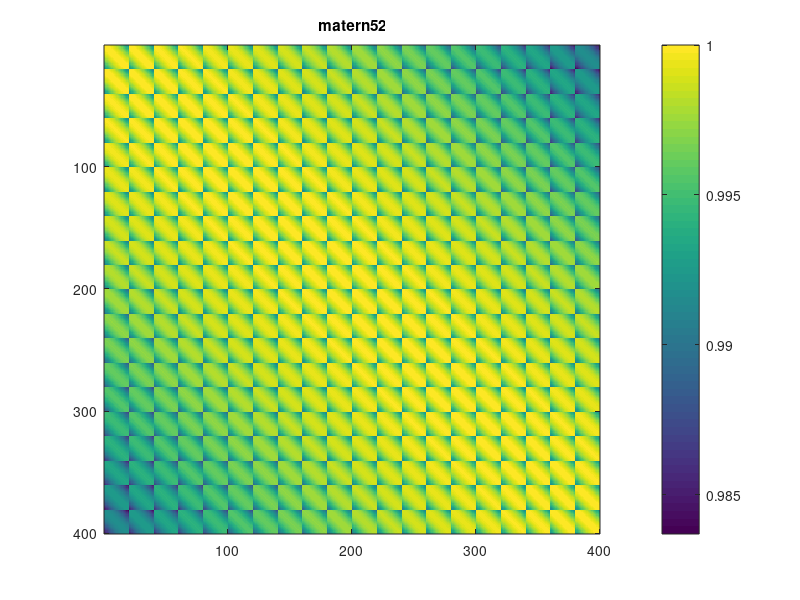
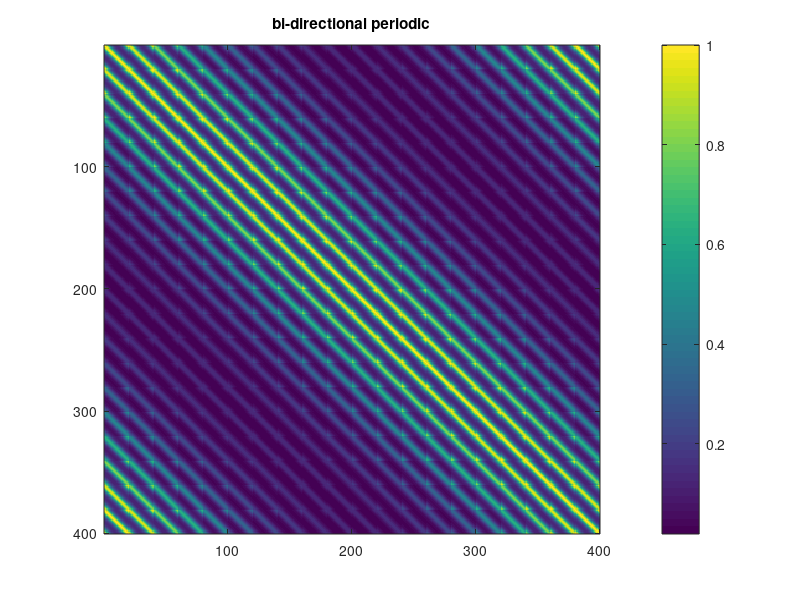
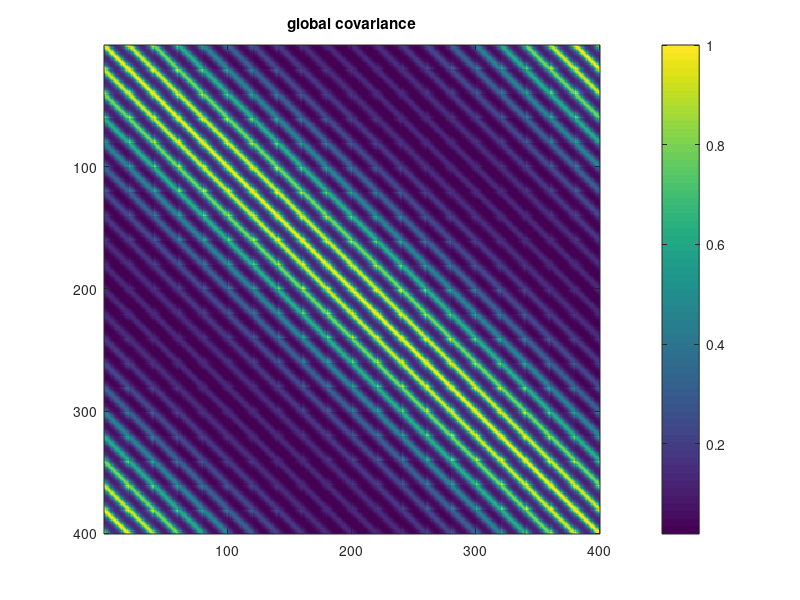
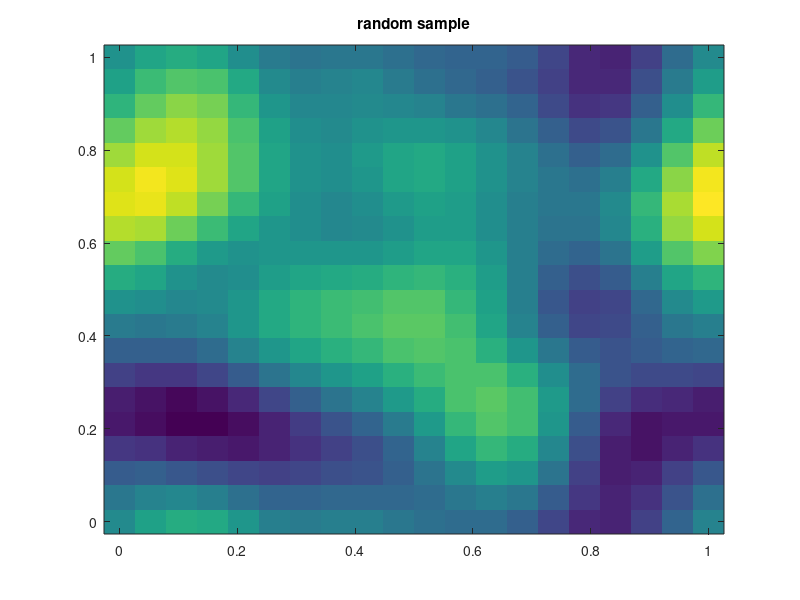

These charts were generated, in order, by the following MATLAB code:
clear; close all;

N = 20;
sigma_f_periodic = 1;
sigma_l_periodic = 1;
sigma_f_matern = 1;
sigma_l_matern = 10;
p = [1 1];

gridvec = linspace(0,1,N);
[X,Y] = meshgrid(gridvec,gridvec);
points = [X(:) Y(:)];

points_i = points;
points_j = points;
points_i = permute(points_i,[1 3 2]);
points_j = permute(points_j,[1 3 2]);
displacements = points_i - permute(points_j,[2 1 3]);
r = vecnorm(displacements,2,3);

sin_arg1 = pi*abs(displacements(:,:,1))/p(1);
sin_arg2 = pi*abs(displacements(:,:,2))/p(2);
% C = sigma_f^2*exp(-2*sin(sin_arg1 + sin_arg2).^2/sigma_l^2);
C_periodic1 = sigma_f_periodic^2*exp(-2*sin(sin_arg1).^2/sigma_l_periodic^2);
C_periodic2 = sigma_f_periodic^2*exp(-2*sin(sin_arg2).^2/sigma_l_periodic^2);
C_matern = sigma_f_matern^2*(1 + sqrt(5)*r/sigma_l_matern + 5*r.^2/(3*sigma_l_matern^2)).*exp(-sqrt(5)*r/sigma_l_matern);
C_periodic = C_periodic1.*C_periodic2;
C = C_periodic.*C_matern;

figure
imagesc(C_matern)
title('matern52')
colorbar
figure
imagesc(C_periodic)
title('bi-directional periodic')
colorbar
figure
imagesc(C)
title('global covariance')
colorbar
min(eig(C))

z = mvnrnd(zeros(N^2,1),C);
Z = reshape(z,N,N);
figure
imagesc([0 1],[0 1],Z);
set(gca,'YDir','normal')
title('random sample')

figure
imagesc([0 3],[0 3],repmat(Z,3,3))
set(gca,'YDir','normal')
title('random sample, 3x3 tesselation')